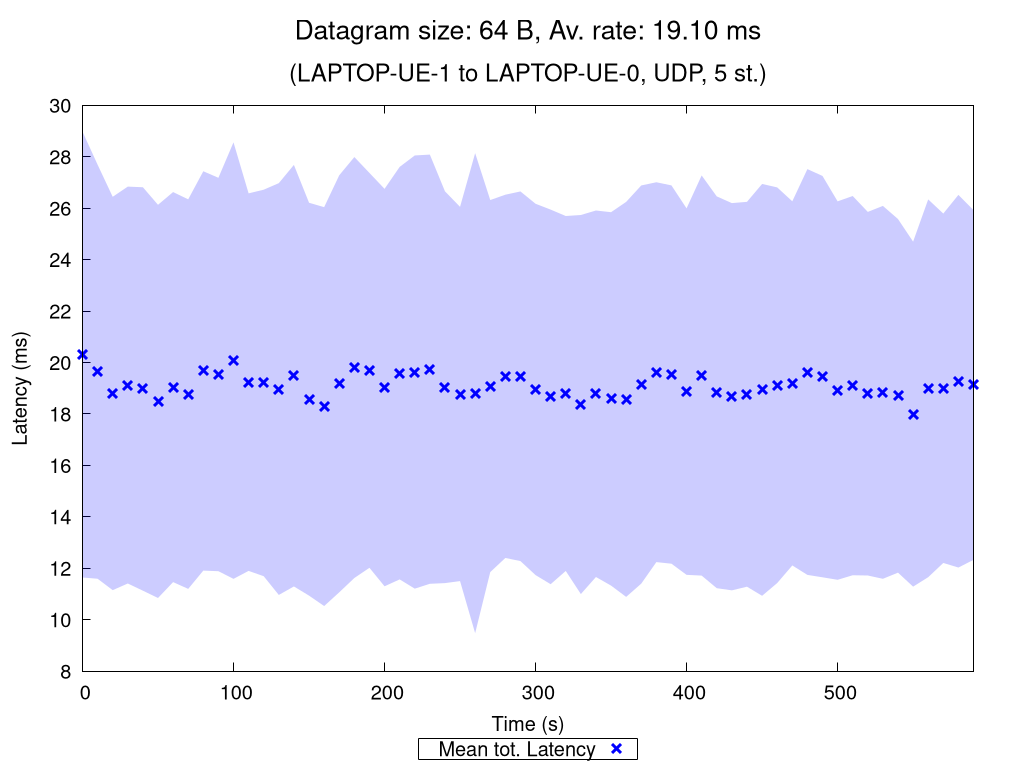

Recreate this plot in gnuplot.
set terminal pngcairo nocrop enhanced size 1024,768 font "Verdana,15"
set output "UDP_5_st_2020_10_09_17-57-21_one2two_00064B.png"

set title "{/=20 Datagram size: 64 B, Av. rate: 19.10 ms}\n\n{/=18 (LAPTOP-UE-1 to LAPTOP-UE-0, UDP, 5 st.)}"

set xlabel "Time (s)"
set ylabel "Latency (ms)"
set ytics nomirror
set key bmargin center horizontal box samplen 1 width -1
set bmargin 4.6
set rmargin 4.5

rf = 1.0  # rate factor
set style fill transparent solid 0.2 noborder
set autoscale xfix
plot "UDP_5_st_2020_10_09_17-57-21_one2two_00064B_iperf_processed.dat" using 1:($2/rf-$3/rf):($2/rf+$3/rf) with filledcurves lc rgb "blue" notitle, \
     "" using 1:($2/rf) with points pt 2 ps 1.5 lw 3 lc rgb "blue" title "Mean tot. Latency", \
